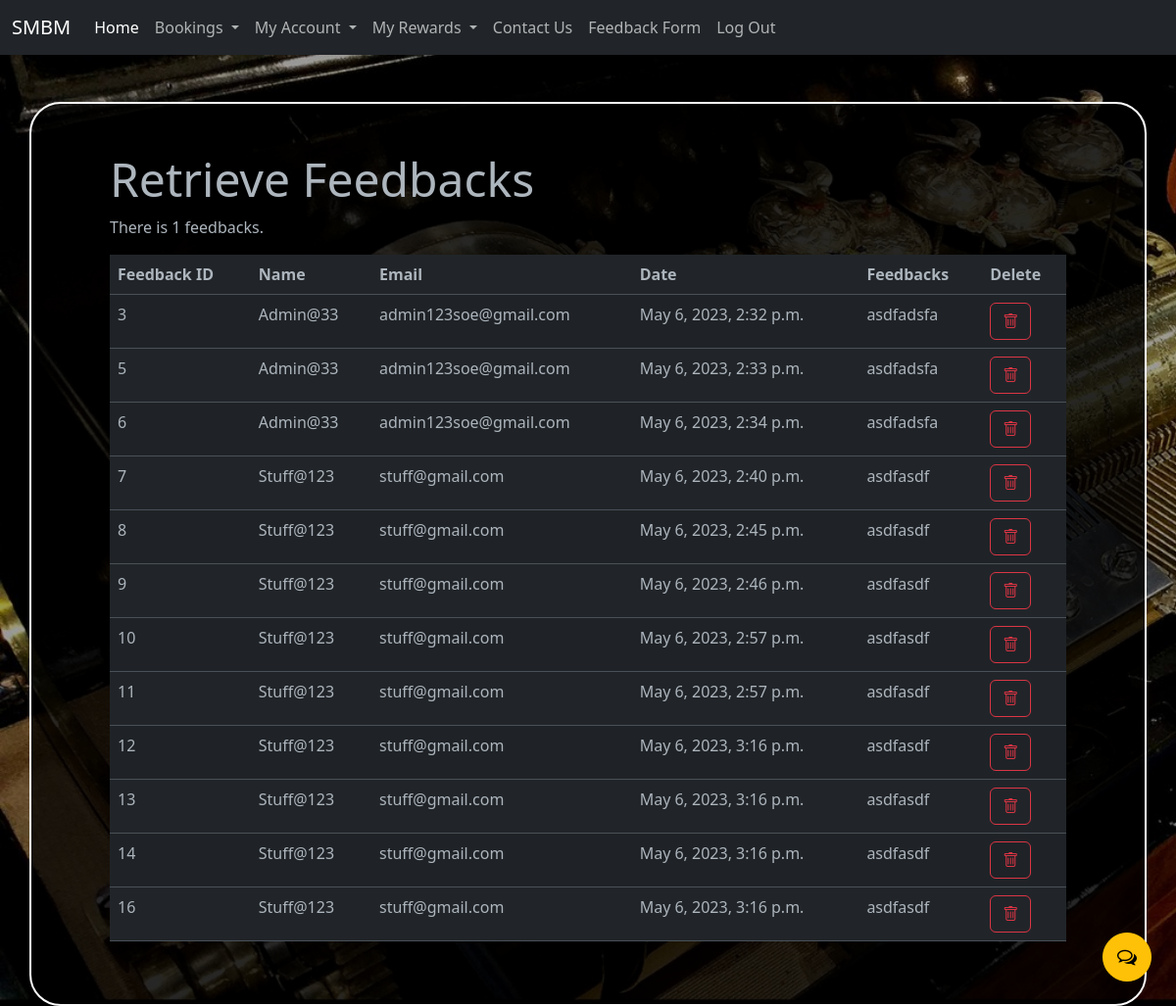
Page /retrieveFeedback/ (signed in) on the committed database.
### SMBM_APP/models.py (models this page shows)
class Feedback(models.Model):
    user_id = models.ForeignKey(User,on_delete=models.CASCADE)
    feedback = models.CharField(max_length=50)
    date = models.DateTimeField(auto_now_add=True,null=True)

### SMBM_APP/views02.py (the view)
# urls.py: path('retrieveFeedback/',views02.retri_feedback,name='retri_feedback'),
@login_required(login_url='login')
def retri_feedback(request):
    context = {'feedback_info':Feedback.objects.all()}
    return render(request,'redeem_chat_feedback/retrieveFeedback.html',context)

### templates/redeem_chat_feedback/retrieveFeedback.html (shortened to what this page needs)
{% extends 'main.html' %}{% load static %}
{% block context %}
<main>
    <div class="p-5 container bg-black bg-opacity-75 border border-white border-2 rounded-5 overflow-scroll hidescroll my-sm-5"
        id="contentbk">
<h1 class="display-5">Retrieve Feedbacks</h1>
<div>
<p>There is 1 feedbacks.</p>
</div>
<div>
<table class="table table-striped">
<thead>
<tr>
<th>Feedback ID</th>
<th>Name</th>
<th>Email</th>
<th>Date</th>
<th>Feedbacks</th>
<th>Delete</th>
</tr>
</thead>
<tbody>
{% for feedback in feedback_info %}
<tr>
<td>{{feedback.id}}</td>
<td>{{feedback.user_id}}</td>
<td>{{feedback.user_id.email}}</td>
<td>{{feedback.date}}</td>
<td>{{feedback.feedback}}</td>
<td>
    <button   class="btn btn-outline-danger" data-bs-toggle="modal" data-bs-target="#myModal_{{feedback.id}}">
     <i class="bi bi-trash"></i>
    </button>
</td>
{% endfor %}
</tr>
</tbody>
</table>
</div>
    </div>
</main>
{% endblock context %}

### static/css/main.css (style rules this page uses)
body { background-image: url("../img/background.jpeg"); background-size: cover; background-attachment: fixed; height: 100vh; }
main { height: calc(100% - 3.5rem); }
@media (min-width: 992px) { #contentbk { padding-left: 5rem !important; padding-right: 5rem !important; } }

### rows in the picture
Feedback: id "3", user_id "Admin@33", user_id.email "admin123soe@gmail.com", date "May 6, 2023, 2:32 p.m.", feedback "asdfadsfa"
Feedback: id "5", user_id "Admin@33", user_id.email "admin123soe@gmail.com", date "May 6, 2023, 2:33 p.m.", feedback "asdfadsfa"
Feedback: id "6", user_id "Admin@33", user_id.email "admin123soe@gmail.com", date "May 6, 2023, 2:34 p.m.", feedback "asdfadsfa"
Feedback: id "7", user_id "Stuff@123", user_id.email "stuff@gmail.com", date "May 6, 2023, 2:40 p.m.", feedback "asdfasdf"
Feedback: id "8", user_id "Stuff@123", user_id.email "stuff@gmail.com", date "May 6, 2023, 2:45 p.m.", feedback "asdfasdf"
Feedback: id "9", user_id "Stuff@123", user_id.email "stuff@gmail.com", date "May 6, 2023, 2:46 p.m.", feedback "asdfasdf"
Feedback: id "10", user_id "Stuff@123", user_id.email "stuff@gmail.com", date "May 6, 2023, 2:57 p.m.", feedback "asdfasdf"
Feedback: id "11", user_id "Stuff@123", user_id.email "stuff@gmail.com", date "May 6, 2023, 2:57 p.m.", feedback "asdfasdf"
Feedback: id "12", user_id "Stuff@123", user_id.email "stuff@gmail.com", date "May 6, 2023, 3:16 p.m.", feedback "asdfasdf"
Feedback: id "13", user_id "Stuff@123", user_id.email "stuff@gmail.com", date "May 6, 2023, 3:16 p.m.", feedback "asdfasdf"
Feedback: id "14", user_id "Stuff@123", user_id.email "stuff@gmail.com", date "May 6, 2023, 3:16 p.m.", feedback "asdfasdf"
Feedback: id "16", user_id "Stuff@123", user_id.email "stuff@gmail.com", date "May 6, 2023, 3:16 p.m.", feedback "asdfasdf"
